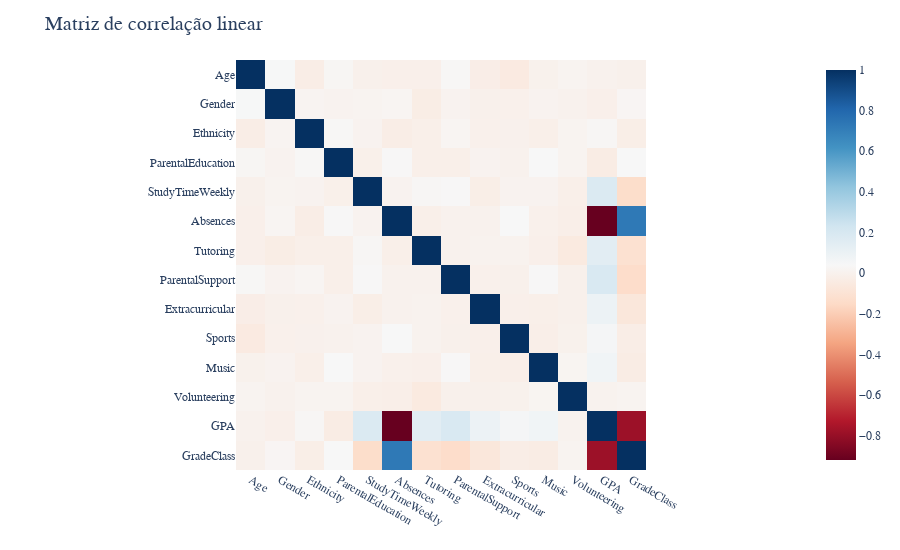

The cell this chart's notebook holds for it:
### Markdown cell above
#### Análise de correlação linear

### Code cell
df_corr = df.corr()
fig = px.imshow(df_corr, color_continuous_scale='RdBu', height=550)
fig.update_layout(
    title='Matriz de correlação linear',
    font_family='sans-serif',
    title_font_size=20
)
fig.show()

### Figure 1 — Plotly figure (JSON) as saved in the notebook; plotly's stock layout.template omitted (floating-point values rounded to 4 significant figures; data arrays with more than 128 entries replaced by an {"elided": "..."} marker saying what was removed)
{"data": [{"coloraxis": "coloraxis", "hovertemplate": "x: %{x}<br>y: %{y}<br>color: %{z}<extra></extra>", "name": "0", "type": "heatmap", "x": ["Age", "Gender", "Ethnicity", "ParentalEducation", "StudyTimeWeekly", "Absences", "Tutoring", "ParentalSupport", "Extracurricular", "Sports", "Music", "Volunteering", "GPA", "GradeClass"], "xaxis": "x", "y": ["Age", "Gender", "Ethnicity", "ParentalEducation", "StudyTimeWeekly", "Absences", "Tutoring", "ParentalSupport", "Extracurricular", "Sports", "Music", "Volunteering", "GPA", "GradeClass"], "yaxis": "y", "z": {"elided": "14x14 float values"}}], "layout": {"coloraxis": {"colorscale": [[0, "rgb(103,0,31)"], [0.1, "rgb(178,24,43)"], [0.2, "rgb(214,96,77)"], [0.3, "rgb(244,165,130)"], [0.4, "rgb(253,219,199)"], [0.5, "rgb(247,247,247)"], [0.6, "rgb(209,229,240)"], [0.7, "rgb(146,197,222)"], [0.8, "rgb(67,147,195)"], [0.9, "rgb(33,102,172)"], [1, "rgb(5,48,97)"]]}, "font": {"family": "sans-serif"}, "height": 550, "margin": {"t": 60}, "title": {"font": {"size": 20}, "text": "Matriz de correlação linear"}, "xaxis": {"anchor": "y", "constrain": "domain", "domain": [0, 1], "scaleanchor": "y"}, "yaxis": {"anchor": "x", "autorange": "reversed", "constrain": "domain", "domain": [0, 1]}}}
